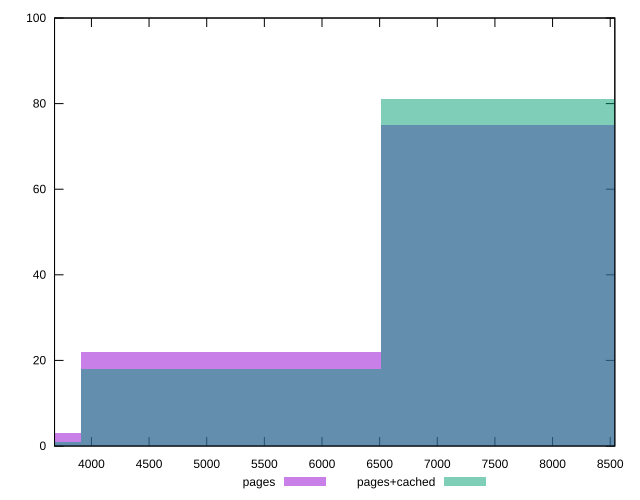

Reproduce this figure in gnuplot.
reset

$pages <<EOF
7813.081680705203 75
5208.721120470135 22
2604.3605602350676 3
EOF

$pagesCached <<EOF
7813.081680705203 81
5208.721120470135 18
2604.3605602350676 1
EOF

set key outside below
set boxwidth 2604.3605602350676
set xrange [3680:8540]
set yrange [0:100]
set trange [0:100]
set style fill transparent solid 0.5 noborder
set terminal svg size 640, 500 enhanced background rgb 'white'
set output "report_00015_2021-02-09T16-11-33.973Z/uses-text-compression/comparison/histogram/0_vs_1.svg"

plot $pages title "pages" with boxes, \
     $pagesCached title "pages+cached" with boxes

reset
